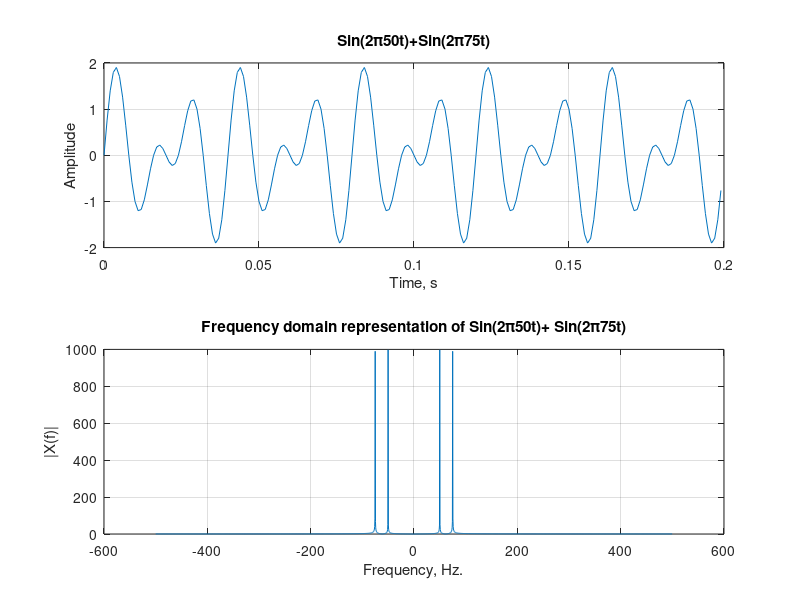

This figure's MATLAB source:
clc; clear; close all;

% Define the value of t
t = -1:0.001:1;            % Ts = 0.001 s  -> Fs = 1000 Hz, N = 2001

% Write the given expression x in terms of t
x = sin(2*pi*50*t) + sin(2*pi*75*t);

subplot(2,1,1);
plot(t(1001:1200), x(1:200));   % (kept as in the slide prompt)
grid on;
title('Sin(2\pi50t)+Sin(2\pi75t)');
xlabel('Time, s'); ylabel('Amplitude');

subplot(2,1,2);
% X would be the fft of x
X = abs(fft(x));

% X2 would be shifted function of X
X2 = fftshift(X);

% assign f from -499.9 to 500 with increment of 1000/2001
f = -499.9:1000/2001:500;

plot(f, X2);
grid on;
title('Frequency domain representation of Sin(2\pi50t)+ Sin(2\pi75t)');
xlabel('Frequency, Hz.'); ylabel('|X(f)|');
